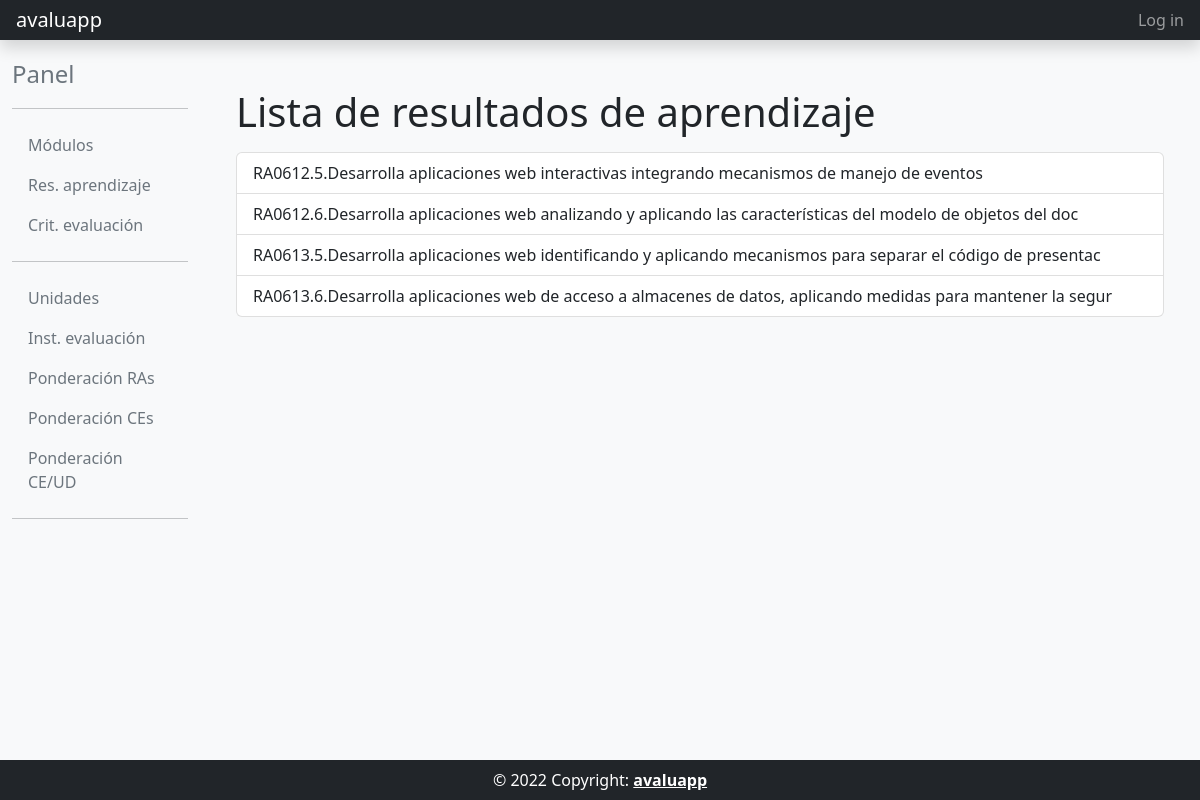
Page /ra_list/ on the committed database.
### core/models.py (models this page shows)
class ResAprendizaje(models.Model):
    modulo = models.ForeignKey(Modulo,on_delete=models.PROTECT)
    codigo = models.CharField(max_length = 10, verbose_name="codigo", unique=True)
    descripcion = models.TextField(verbose_name="Descripcion")
    def __str__(self):
        return f"{self.codigo}.{self.descripcion[:100]}"
    class Meta:
        unique_together =[["modulo","codigo"]]
        verbose_name = "Resultado de aprendizaje"
        verbose_name_plural = "Resultados de aprendizaje"
        ordering = ['codigo']

### core/views.py (the view)
# urls.py: path('ra_list/', core_views.RAListView.as_view(), name='ra_list'),
class RAListView(ListView):
    model = ResAprendizaje
    template_name = 'core/ra_list.html'

### templates/core/ra_list.html
{% extends "common/base_intranet.html" %}
{% block main_content %}
<div class="container">
    <h1>Lista de resultados de aprendizaje</h1>
    <ul class="list-group mt-3 ">
    {% for ra in object_list %}
        <a href="{% url 'ra_detail' ra.id %}" class="list-group-item list-group-item-action">{{ ra }}</a>
    {% empty %}
        <p>No existen resultados de aprendizaje.</p>
    {% endfor %}
    </ul>
</div>
{% endblock main_content %}

### rows in the picture
ResAprendizaje: codigo+descripcion "RA0612.5.Desarrolla aplicaciones web interactivas integrando mecanismos de manejo de eventos"
ResAprendizaje: codigo+descripcion "RA0612.6.Desarrolla aplicaciones web analizando y aplicando las características del modelo de objetos del doc"
ResAprendizaje: codigo+descripcion "RA0613.5.Desarrolla aplicaciones web identificando y aplicando mecanismos para separar el código de presentac"
ResAprendizaje: codigo+descripcion "RA0613.6.Desarrolla aplicaciones web de acceso a almacenes de datos, aplicando medidas para mantener la segur"
